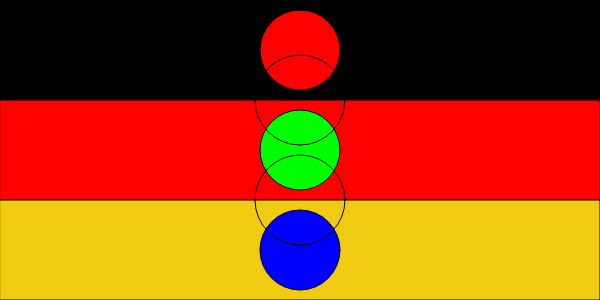
Frame 1 (no input)
Frame 60 (no input): identical to frame 1, image omitted
Frame 120 (the mouse pressed at the canvas centre since frame 60): identical to frame 1, image omitted

The p5.js sketch that drew this single still picture (run headless with seeded random() and noise() and a simulated clock; from frame 60 on, the mouse is pressed at the canvas centre):

// p5.js sketch
// ── sketch.js
function setup(){
    createCanvas(600, 300);
}

function draw(){
    background(255);
    fill(0);
    rect(0,0,width,height/3);

    fill(255,0,0);
    rect(0,height/3,width,height/3);

    fill(240, 203, 17);
    rect(0, 2*height/3, width, height/3);

    fill(255,0,0);
    circle(width/2,height/6,80);

    fill(0,255,0);
    circle(width/2,height/2,80); 

    fill(0,0,255);
    circle(width/2,5*height/6,80); 

    noFill();
    circle(width/2,height/3,90);

    noFill();
    circle(width/2,2*height/3,90);







    
}
